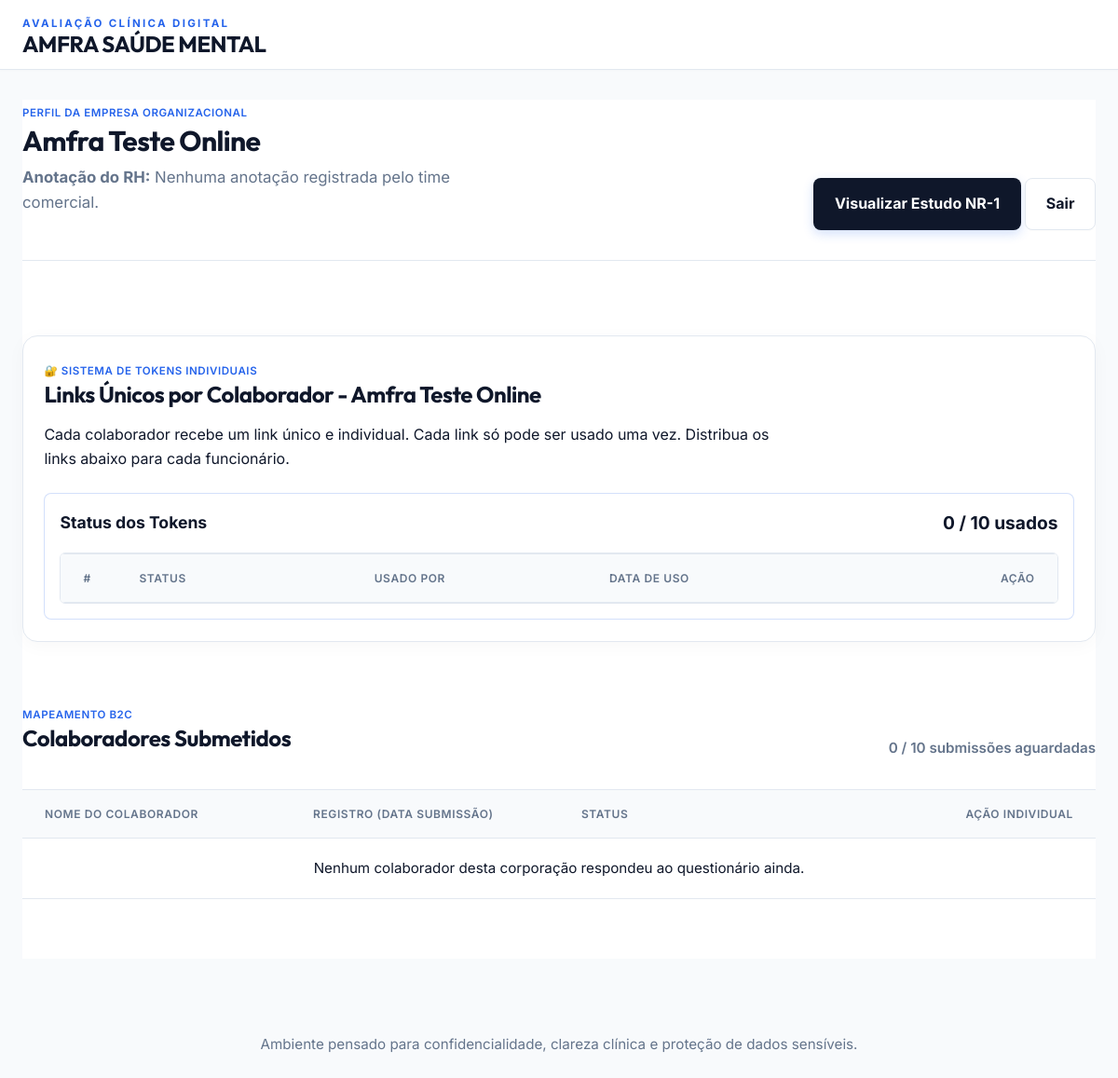
The page /admin/company/1 (signed in) on the database its author committed.
### app/models.py (models this page shows)
class Company(db.Model):
    __tablename__ = "companies"
    id = db.Column(db.Integer, primary_key=True)
    name = db.Column(db.String(120), nullable=False)
    employee_count = db.Column(db.Integer, nullable=False, default=0)
    hr_data = db.Column(db.Text, nullable=True)
    token = db.Column(db.String(64), unique=True, nullable=False, index=True)
    created_at = db.Column(db.DateTime, nullable=False, default=datetime.utcnow)
    employees = db.relationship("Employee", back_populates="company", cascade="all, delete-orphan")
    employee_tokens = db.relationship("EmployeeToken", back_populates="company", cascade="all, delete-orphan")

### app/routes_admin.py (the view)
@admin_bp.route("/company/<int:company_id>", methods=["GET"])
@login_required
def company_detail(company_id):
    from .models import EmployeeToken
    company = Company.query.get_or_404(company_id)
    public_url = build_public_questionnaire_url(company)
    employees = Employee.query.filter_by(company_id=company.id).all()
    employee_tokens = EmployeeToken.query.filter_by(company_id=company.id).order_by(EmployeeToken.created_at).all()
    tokens_used = sum(1 for t in employee_tokens if t.used)
    tokens_available = len(employee_tokens) - tokens_used
    return render_template(
        "admin_company_detail.html",
        company=company,
        employees=employees,
        public_url=public_url,
        employee_tokens=employee_tokens,
        tokens_used=tokens_used,
        tokens_available=tokens_available,
        body_class="page-admin-dashboard",
    )

### app/__init__.py (called while the page is built)
def create_app(config_class: type[Config] = Config) -> Flask:
    app = Flask(__name__, instance_relative_config=True)
    app.config.from_object(config_class)
    db.init_app(app)
    csrf.init_app(app)
    login_manager.init_app(app)
    login_manager.login_view = "admin.login"
    login_manager.login_message = "Faça login para acessar o painel administrativo."
    login_manager.login_message_category = "warning"
    _configure_logging(app)
    _register_blueprints(app)
    _register_context_processors(app)
    _register_error_handlers(app)
    _register_cli_commands(app)
    @login_manager.user_loader
    def load_user(user_id: str):
        return db.session.get(AdminUser, int(user_id))
    return app

def _register_context_processors(app: Flask) -> None:
    @app.context_processor
    def inject_globals():
        return {"app_name": app.config["APP_NAME"]}

### app/services/links.py (called while the page is built)
def build_public_questionnaire_url(company) -> str:
    if has_request_context():
        return url_for("public.questionnaire", company_token=company.token, _external=True)
    configured_base_url = current_app.config.get("APP_BASE_URL", "http://127.0.0.1:5001")
    path = f"/q/{company.token}"
    return urljoin(f"{configured_base_url}/", path.lstrip("/"))

### app/templates/admin_company_detail.html (shortened to what this page needs)
{% extends "base.html" %}
{% block content %}
<section class="admin-shell" style="max-width: 1400px; margin: 0 auto;">
    <div class="admin-shell__header">
        <div class="admin-shell__brand">
            <span class="section-kicker">Perfil da Empresa Organizacional</span>
            <h1>{{ company.name }}</h1>
            <p class="lede lede--dark">
                <strong>Anotação do RH:</strong> {{ company.hr_data or "Nenhuma anotação registrada pelo time comercial." }}
            </p>
        </div>
        <div class="admin-shell__actions">
            <a href="{{ url_for('admin.company_nr1_report', company_id=company.id) }}" class="button button--primary" style="background: #0f172a !important;">Visualizar Estudo NR-1</a>
            <a href="{{ url_for('admin.company_list') }}" class="button button--ghost">Sair</a>
        </div>
    </div>
    <section class="admin-actions" style="margin-top: 2rem;">
        <article class="action-panel action-panel--highlight" style="background: rgba(37,99,235,0.03); border: 1px dashed rgba(37,99,235,0.2); box-shadow: none;">
            <span class="section-kicker" style="color: var(--accent);">🔐 Sistema de Tokens Individuais</span>
            <h2 style="font-size: 1.4rem; margin-bottom: 0.5rem;">Links Únicos por Colaborador - {{ company.name }}</h2>
            <p style="max-width: 800px;">Cada colaborador recebe um link único e individual. Cada link só pode ser usado uma vez. Distribua os links abaixo para cada funcionário.</p>
            <div style="margin-top: 1.5rem; padding: 1rem; background: white; border-radius: 8px; border: 1px solid rgba(37,99,235,0.2);">
                <div style="display: flex; justify-content: space-between; align-items: center; margin-bottom: 1rem;">
                    <strong style="font-size: 1.1rem;">Status dos Tokens</strong>
                    <span style="font-size: 1.2rem; font-weight: 700; color: {{ 'var(--success)' if tokens_used < company.employee_count else 'var(--danger)' }};">
                        {{ tokens_used }} / {{ company.employee_count }} usados
                    </span>
                </div>
                <div style="max-height: 400px; overflow-y: auto; border: 1px solid var(--line); border-radius: 6px;">
                    <table class="data-table" style="margin: 0; box-shadow: none;">
                        <thead style="position: sticky; top: 0; background: #f8fafc; z-index: 10;">
                            <tr>
                                <th style="width: 60px;">#</th>
                                <th>Status</th>
                                <th>Usado por</th>
                                <th>Data de Uso</th>
                                <th style="text-align: right;">Ação</th>
                            </tr>
                        </thead>
                    </table>
                </div>
            </div>
        </article>
    </section>
    <section style="margin-top: 3rem;">
        <div style="display: flex; justify-content: space-between; align-items: flex-end; margin-bottom: 1rem;">
            <div>
                <span class="section-kicker">Mapeamento B2C</span>
                <h2 style="font-size: 1.8rem; margin: 0;">Colaboradores Submetidos</h2>
            </div>
            <strong style="color: var(--text-soft); font-size: 0.95rem; font-weight: 600;">{{ employees|length }} / {{ company.employee_count }} submissões aguardadas</strong>
        </div>
        <div class="modern-list-container table-wrap" style="padding-bottom: 4rem;">
            <table class="data-table" style="background: transparent; border: none; box-shadow: none;">
                <thead style="background: transparent;">
                    <tr>
                        <th style="background: transparent; border-bottom: 2px solid var(--line); padding-left: 0; color: var(--text-soft);">Nome do Colaborador</th>
                        <th style="background: transparent; border-bottom: 2px solid var(--line); color: var(--text-soft);">Registro (Data Submissão)</th>
                        <th style="background: transparent; border-bottom: 2px solid var(--line); color: var(--text-soft);">Status</th>
                        <th style="background: transparent; border-bottom: 2px solid var(--line); text-align: right; padding-right: 0; color: var(--text-soft);">Ação Individual</th>
                    </tr>
                </thead>
                <tbody style="border: none;">
                    {% for emp in employees %}
                        <tr style="border-bottom: 1px solid var(--line); transition: background 0.2s ease;">
                            <td style="padding-left: 0;">
                                <strong style="font-size: 1.15rem; color: var(--text);">{{ emp.first_name }} {{ emp.last_name }}</strong>
                            </td>
                            <td style="color: var(--text-soft);">
                                {% if emp.submissions %}
                                    <span style="font-family: var(--font-body);">{{ emp.submissions[0].created_at.strftime("%d/%m/%Y às %H:%M") }}</span>
                                {% else %}
                                    <span style="color: #cbd5e1;">-</span>
                                {% endif %}
                            </td>
                            <td>
                                {% if emp.submissions %}
                                    <span class="classification-badge classification-badge--healthy" style="background:#ecfdf5; color:#059669; border: 1px solid #a7f3d0; border-radius: 99px; padding: 4px 12px; font-weight: 700;">Respondido</span>
                                {% else %}
                                    <span class="classification-badge classification-badge--attention" style="background:#fffbeb; color:#d97706; border: 1px solid #fde68a; border-radius: 99px; padding: 4px 12px; font-weight: 700;">Pendente</span>
                                {% endif %}
                            </td>
                            <td style="text-align: right; padding-right: 0;">
                                {% if emp.submissions %}
                                <a class="button button--ghost button--compact" href="{{ url_for('admin.submission_detail', submission_id=emp.submissions[0].id) }}" style="color: var(--accent); border-color: var(--line);">
                                    Ler Prontuário Clínico &rarr;
                                </a>
                                {% else %}
                                <span style="font-size: 0.85rem; color: var(--text-soft); font-style: italic; opacity: 0.6;">Aguardando submissão</span>
                                {% endif %}
                            </td>
                        </tr>
                    {% else %}
                        <tr>
                            <td colspan="4" class="empty-state" style="padding: 4rem 0; text-align: center; color: var(--text-soft); font-size: 1.1rem;">
                                Nenhum colaborador desta corporação respondeu ao questionário ainda.
                            </td>
                        </tr>
                    {% endfor %}
                </tbody>
            </table>
        </div>
    </section>
</section>
{% endblock %}

### app/static/css/style.css (style rules this page uses)
:root { --bg: #f4efe9; --bg-strong: #efe4d6; --surface: rgba(255, 251, 247, 0.84); --surface-strong: #fffaf5; --surface-dark: #1d2623; --line: rgba(46, 57, 53, 0.12); --line-strong: rgba(46, 57, 53, 0.22); --text: #1f2724; --text-soft: #57625d; --text-inverse: #f5f0e8; --accent: #2f7667; --accent-2: #a96543; --healthy: #2f7667; --attention: #ba8f36; --alert: #b66134; --critical: #9f3a34; --shadow-soft: 0 24px 60px rgba(34, 31, 28, 0.08); --shadow-strong: 0 28px 80px rgba(23, 30, 28, 0.14); --radius-lg: 28px; --radius-md: 20px; --radius-sm: 14px; --font-display: "Cormorant Garamond", Georgia, serif; --font-body: "Manrope", "Segoe UI", sans-serif; --container: min(1200px, calc(100vw - 2rem)); }
*, *::before, *::after { box-sizing: border-box; }
html { scroll-behavior: smooth; }
body { margin: 0; min-height: 100vh; background: radial-gradient(circle at top left, rgba(169, 101, 67, 0.16), transparent 28%), radial-gradient(circle at top right, rgba(47, 118, 103, 0.18), transparent 34%), linear-gradient(180deg, #f8f3ed 0%, #f1ebe3 50%, #f4efe9 100%); color: var(--text); font-family: var(--font-body); line-height: 1.6; }
a { color: inherit; text-decoration: none; }
.brandmark__eyebrow, .section-kicker { letter-spacing: 0.2em; text-transform: uppercase; font-size: 0.72rem; font-weight: 700; color: var(--accent); }
.button { display: inline-flex; align-items: center; justify-content: center; gap: 0.5rem; border-radius: 999px; padding: 0.9rem 1.35rem; border: 1px solid transparent; cursor: pointer; font-weight: 700; transition: transform 180ms ease, box-shadow 180ms ease, background 180ms ease; }
.button--primary { background: linear-gradient(135deg, var(--accent) 0%, #245449 100%); color: var(--text-inverse); box-shadow: 0 16px 34px rgba(47, 118, 103, 0.28); }
.button--ghost { background: rgba(255, 255, 255, 0.72); border-color: var(--line); color: var(--text); }
h1, h2, h3 { margin: 0; font-weight: 600; line-height: 1.05; }
h1, h2 { font-family: var(--font-display); }
h1 { font-size: clamp(2.8rem, 5vw, 4.6rem); }
h2 { font-size: clamp(2rem, 3vw, 3rem); }
.lede { max-width: 34rem; font-size: 1.05rem; color: inherit; opacity: 0.88; }
.form-stage, .admin-shell, .detail-shell, .auth-panel, .filter-panel, .results-panel, .summary-panel, .detail-panel, .thank-you-panel, .status-panel { background: var(--surface); backdrop-filter: blur(16px); }
.form-stage__header, .detail-panel__header, .filter-panel__header, .results-panel__header, .detail-hero, .admin-shell__header { display: flex; flex-wrap: wrap; justify-content: space-between; gap: 1.5rem; align-items: flex-end; }
.admin-shell__header { padding-bottom: 2rem; border-bottom: 1px solid var(--line); margin-bottom: 2rem; }
.admin-shell__brand { flex: 1; min-width: 300px; }
.lede--dark { color: var(--text-soft); opacity: 1; margin-top: 0.5rem; }
.admin-shell, .detail-shell { display: grid; gap: 1rem; }
.admin-actions { margin-top: 1.5rem; }
.action-panel { padding: 1.4rem; border-radius: var(--radius-lg); border: 1px solid var(--line); background: rgba(255, 255, 255, 0.72); box-shadow: var(--shadow-soft); }
.action-panel--highlight { background: linear-gradient(135deg, rgba(47, 118, 103, 0.08), rgba(169, 101, 67, 0.09)), rgba(255, 255, 255, 0.82); }
.table-wrap { overflow-x: auto; }
.data-table { width: 100%; border-collapse: collapse; margin-top: 1rem; }
.data-table th, .data-table td { padding: 1rem 0.85rem; text-align: left; border-bottom: 1px solid var(--line); vertical-align: top; }
.data-table th { font-size: 0.8rem; letter-spacing: 0.12em; text-transform: uppercase; color: var(--text-soft); }
.empty-state { text-align: center; color: var(--text-soft); padding: 2rem 1rem; }

### rows shown on the page
Company: name "Amfra Teste Online", hr_data "Nenhuma anotação registrada pelo time comercial.", employee_count "10"

### other values the page prints
{{ tokens_used }} "0"
{{ employees|length }} "0"
